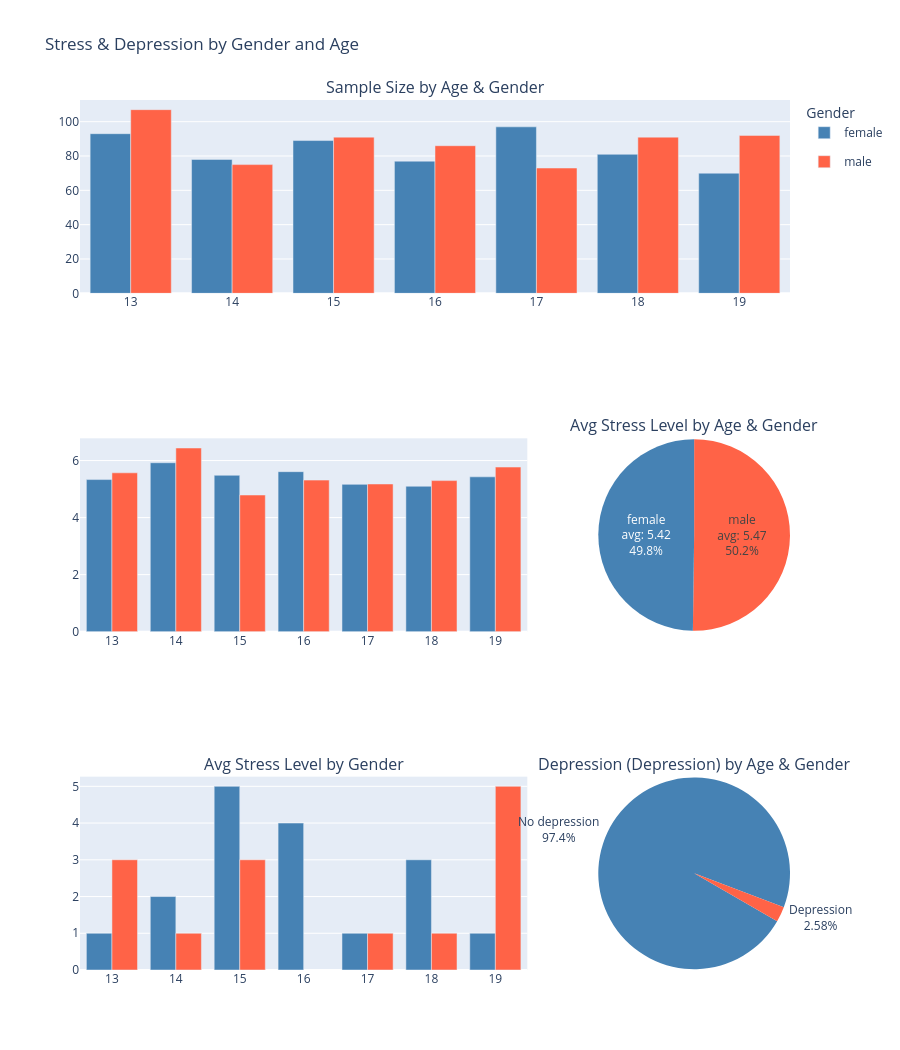

The notebook cell this image was saved under:
### Code cell
from plotly.subplots import make_subplots
import plotly.graph_objects as go

# --- Данные ---
ages_sorted = sorted(df_teen['age'].unique())

# Row 1 Bar: размер выборки по возрасту и полу
sample_age = df_teen.groupby(['age', 'gender']).size().reset_index(name='count')
sample_f = sample_age[sample_age['gender'] == 'female']
sample_m = sample_age[sample_age['gender'] == 'male']

# Row 2 Bar: средний stress_level по возрасту и полу
stress_age = df_teen.groupby(['age', 'gender'])['stress_level'].mean().reset_index()
stress_f = stress_age[stress_age['gender'] == 'female']
stress_m = stress_age[stress_age['gender'] == 'male']

# Row 3 Bar: количество записей с "позитивной" меткой депрессии по возрасту и полу
positive_label = sorted(df_teen['depression_label'].unique())[-1]
depr_age = (
    df_teen[df_teen['depression_label'] == positive_label]
    .groupby(['age', 'gender'])
    .size()
    .reset_index(name='count')
)
depr_f = depr_age[depr_age['gender'] == 'female']
depr_m = depr_age[depr_age['gender'] == 'male']

# Pie row 2: средний stress_level по полу
stress_by_gender = df_teen.groupby('gender')['stress_level'].mean().reset_index()

# Pie row 3: распределение меток depression_label + читаемые подписи
depr_counts = df_teen['depression_label'].value_counts().reset_index()
depr_counts.columns = ['label', 'count']
label_map = {0: 'No depression', 1: 'Depression'}
depr_counts['label_text'] = depr_counts['label'].map(label_map).fillna(depr_counts['label'].astype(str))
color_map = {'No depression': 'steelblue', 'Depression': 'tomato'}
depr_counts['color'] = depr_counts['label_text'].map(color_map).fillna('gray')

# --- Subplot: верхний bar на всю ширину ---
fig = make_subplots(
    rows=3,
    cols=2,
    column_widths=[0.7, 0.3],
    subplot_titles=[
        'Sample Size by Age & Gender', '',
        'Avg Stress Level by Age & Gender', 'Avg Stress Level by Gender',
        f'Depression ({label_map.get(positive_label, positive_label)}) by Age & Gender',
        'Depression Label Distribution (%)'
    ],
    specs=[
        [{"type": "bar", "colspan": 2}, None],
        [{"type": "bar"}, {"type": "pie"}],
        [{"type": "bar"}, {"type": "pie"}],
    ]
)

# Row 1 Bar (span 2 columns)
fig.add_trace(
    go.Bar(x=sample_f['age'], y=sample_f['count'], name='female', marker_color='steelblue', legendgroup='female'),
    row=1, col=1
)
fig.add_trace(
    go.Bar(x=sample_m['age'], y=sample_m['count'], name='male', marker_color='tomato', legendgroup='male'),
    row=1, col=1
)

# Row 2 Bar
fig.add_trace(
    go.Bar(x=stress_f['age'], y=stress_f['stress_level'], name='female', marker_color='steelblue', legendgroup='female', showlegend=False),
    row=2, col=1
)
fig.add_trace(
    go.Bar(x=stress_m['age'], y=stress_m['stress_level'], name='male', marker_color='tomato', legendgroup='male', showlegend=False),
    row=2, col=1
)

# Row 2 Pie: без цикла, avg берем из customdata
fig.add_trace(
    go.Pie(
        labels=stress_by_gender['gender'],
        values=stress_by_gender['stress_level'],
        customdata=stress_by_gender[['stress_level']],
        texttemplate='%{label}<br>avg: %{customdata[0]:.2f}<br>%{percent}',
        textposition='inside',
        hovertemplate='%{label}<br>avg: %{customdata[0]:.2f}<br>%{percent}<extra></extra>',
        marker_colors=['steelblue', 'tomato'],
        showlegend=False,
        name='Stress'
    ),
    row=2, col=2
)

# Row 3 Bar
fig.add_trace(
    go.Bar(x=depr_f['age'], y=depr_f['count'], name='female', marker_color='steelblue', legendgroup='female', showlegend=False),
    row=3, col=1
)
fig.add_trace(
    go.Bar(x=depr_m['age'], y=depr_m['count'], name='male', marker_color='tomato', legendgroup='male', showlegend=False),
    row=3, col=1
)

# Row 3 Pie: поворот + подписи без 0/1 + единая палитра
fig.add_trace(
    go.Pie(
        labels=depr_counts['label_text'],
        values=depr_counts['count'],
        marker_colors=depr_counts['color'],
        textposition='outside',
        textinfo='label+percent',
        rotation=120,
        showlegend=False,
        name='Depression'
    ),
    row=3, col=2
)

# Чтобы в bar были видны все возраста на оси X
for r in [1, 2, 3]:
    fig.update_xaxes(
        row=r,
        col=1,
        type='category',
        categoryorder='array',
        categoryarray=ages_sorted
    )

fig.update_layout(
    height=1050,
    barmode='group',
    title_text='Stress & Depression by Gender and Age',
    legend_title_text='Gender'
)
fig.show()

### Figure 1 — Plotly figure (JSON) as saved in the notebook; plotly's stock layout.template omitted (floating-point values rounded to 4 significant figures)
{"data": [{"legendgroup": "female", "marker": {"color": "steelblue"}, "name": "female", "type": "bar", "x": [13, 14, 15, 16, 17, 18, 19], "xaxis": "x", "y": [93, 78, 89, 77, 97, 81, 70], "yaxis": "y"}, {"legendgroup": "male", "marker": {"color": "tomato"}, "name": "male", "type": "bar", "x": [13, 14, 15, 16, 17, 18, 19], "xaxis": "x", "y": [107, 75, 91, 86, 73, 91, 92], "yaxis": "y"}, {"legendgroup": "female", "marker": {"color": "steelblue"}, "name": "female", "showlegend": false, "type": "bar", "x": [13, 14, 15, 16, 17, 18, 19], "xaxis": "x2", "y": [5.333, 5.923, 5.483, 5.61, 5.165, 5.099, 5.429], "yaxis": "y2"}, {"legendgroup": "male", "marker": {"color": "tomato"}, "name": "male", "showlegend": false, "type": "bar", "x": [13, 14, 15, 16, 17, 18, 19], "xaxis": "x2", "y": [5.57, 6.44, 4.791, 5.314, 5.178, 5.297, 5.772], "yaxis": "y2"}, {"customdata": [[5.422], [5.468]], "domain": {"x": [0.73, 1], "y": [0.3889, 0.6111]}, "hovertemplate": "%{label}<br>avg: %{customdata[0]:.2f}<br>%{percent}<extra></extra>", "labels": ["female", "male"], "marker": {"colors": ["steelblue", "tomato"]}, "name": "Stress", "showlegend": false, "textposition": "inside", "texttemplate": "%{label}<br>avg: %{customdata[0]:.2f}<br>%{percent}", "type": "pie", "values": [5.422, 5.468]}, {"legendgroup": "female", "marker": {"color": "steelblue"}, "name": "female", "showlegend": false, "type": "bar", "x": [13, 14, 15, 16, 17, 18, 19], "xaxis": "x3", "y": [1, 2, 5, 4, 1, 3, 1], "yaxis": "y3"}, {"legendgroup": "male", "marker": {"color": "tomato"}, "name": "male", "showlegend": false, "type": "bar", "x": [13, 14, 15, 17, 18, 19], "xaxis": "x3", "y": [3, 1, 3, 1, 1, 5], "yaxis": "y3"}, {"domain": {"x": [0.73, 1], "y": [0, 0.2222]}, "labels": ["No depression", "Depression"], "marker": {"colors": ["steelblue", "tomato"]}, "name": "Depression", "rotation": 120, "showlegend": false, "textinfo": "label+percent", "textposition": "outside", "type": "pie", "values": [1169, 31]}], "layout": {"annotations": [{"font": {"size": 16}, "showarrow": false, "text": "Sample Size by Age & Gender", "x": 0.5, "xanchor": "center", "xref": "paper", "y": 1, "yanchor": "bottom", "yref": "paper"}, {"font": {"size": 16}, "showarrow": false, "text": "Avg Stress Level by Age & Gender", "x": 0.865, "xanchor": "center", "xref": "paper", "y": 0.6111, "yanchor": "bottom", "yref": "paper"}, {"font": {"size": 16}, "showarrow": false, "text": "Avg Stress Level by Gender", "x": 0.315, "xanchor": "center", "xref": "paper", "y": 0.2222, "yanchor": "bottom", "yref": "paper"}, {"font": {"size": 16}, "showarrow": false, "text": "Depression (Depression) by Age & Gender", "x": 0.865, "xanchor": "center", "xref": "paper", "y": 0.2222, "yanchor": "bottom", "yref": "paper"}], "barmode": "group", "height": 1050, "legend": {"title": {"text": "Gender"}}, "title": {"text": "Stress & Depression by Gender and Age"}, "xaxis": {"anchor": "y", "categoryarray": [13, 14, 15, 16, 17, 18, 19], "categoryorder": "array", "domain": [0, 1], "type": "category"}, "xaxis2": {"anchor": "y2", "categoryarray": [13, 14, 15, 16, 17, 18, 19], "categoryorder": "array", "domain": [0, 0.63], "type": "category"}, "xaxis3": {"anchor": "y3", "categoryarray": [13, 14, 15, 16, 17, 18, 19], "categoryorder": "array", "domain": [0, 0.63], "type": "category"}, "yaxis": {"anchor": "x", "domain": [0.7778, 1]}, "yaxis2": {"anchor": "x2", "domain": [0.3889, 0.6111]}, "yaxis3": {"anchor": "x3", "domain": [0, 0.2222]}}}
